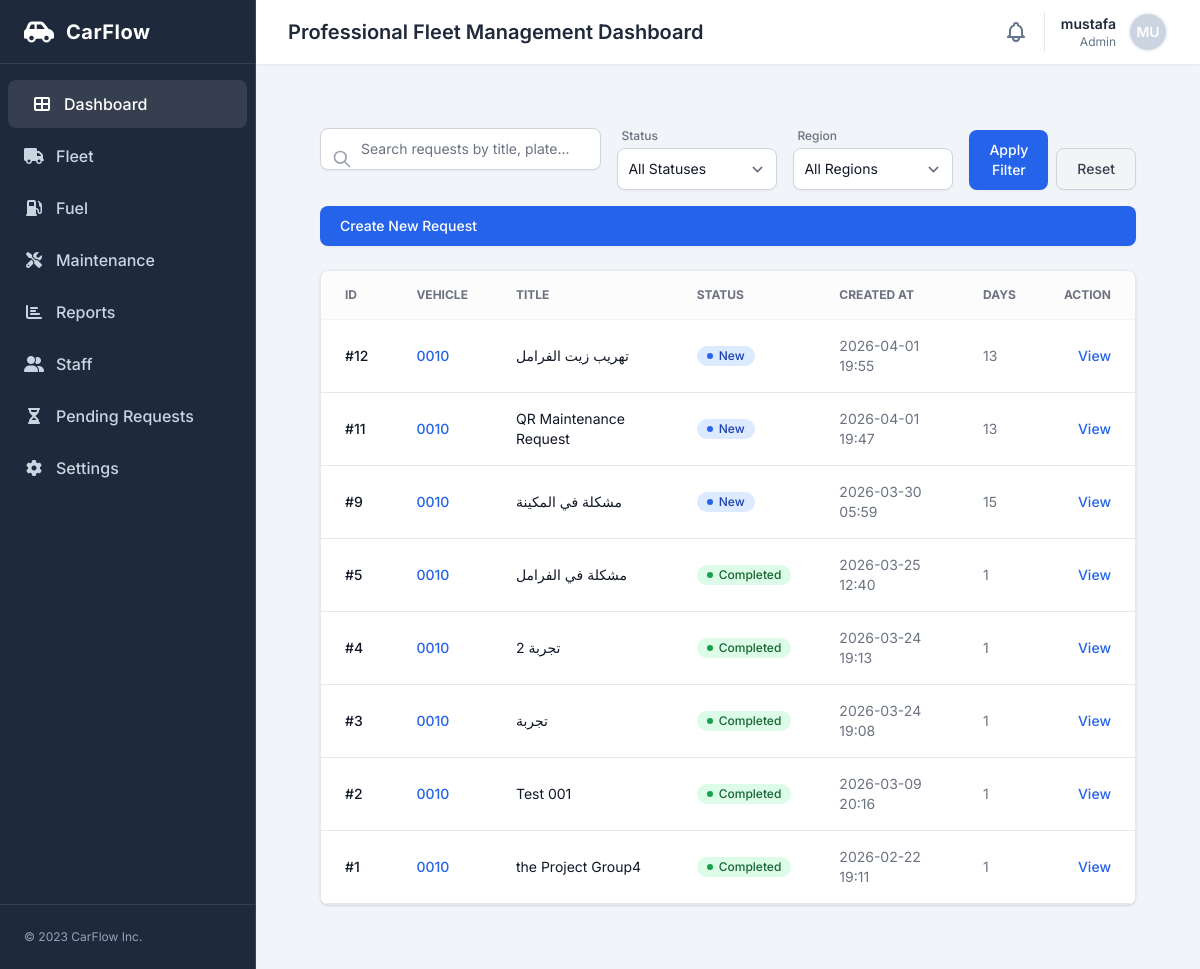
Page /maintenance/requests/ (signed in) on the earlier database version.
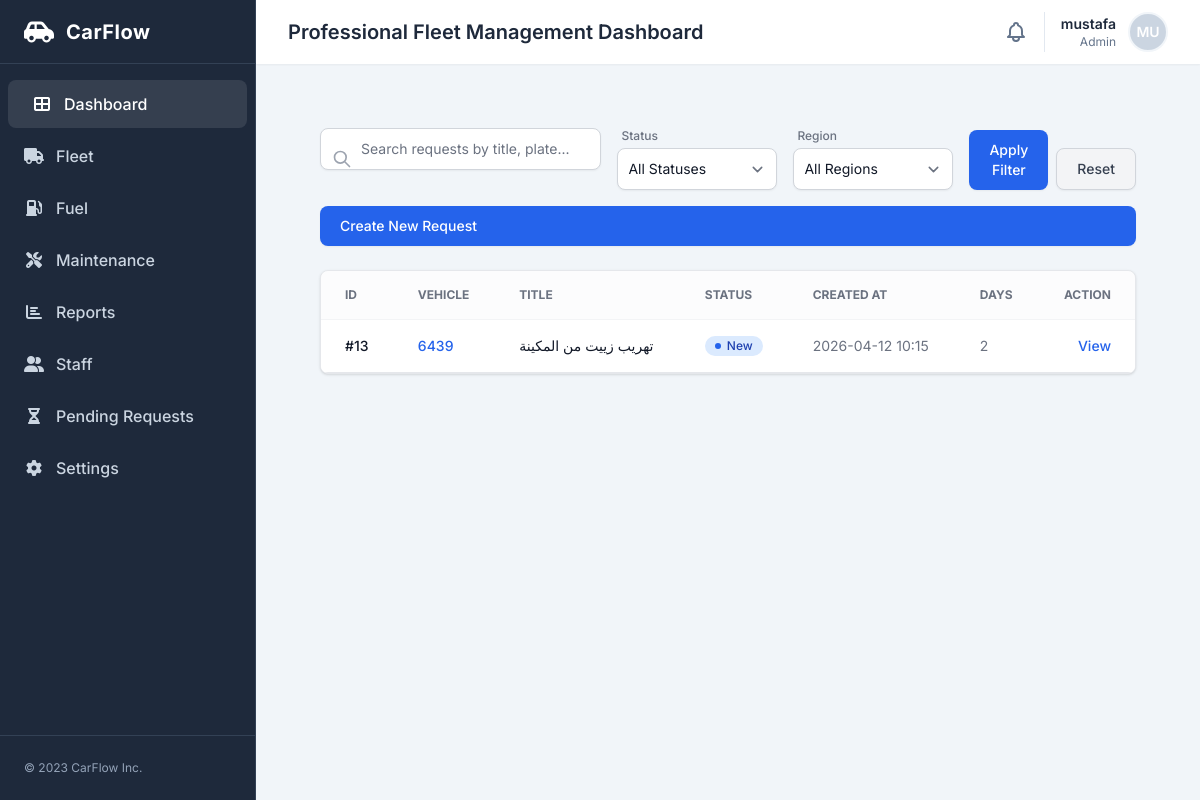
Same page on the later database version.
### maintenance/models.py (models this page shows)
class MaintenanceRequest(models.Model):
    STATUS_CHOICES = [
        ("new", "New"),
        ("approved", "Approved"),
        ("in_progress", "In Progress"),
        ("completed", "Completed"),
    ]
    car = models.ForeignKey(
        "fleet.Car",
        on_delete=models.CASCADE,
        related_name="maintenance_requests"
    )
    title = models.CharField(max_length=200)
    description = models.TextField()
    odometer = models.PositiveIntegerField(default=0)
    status = models.CharField(
        max_length=20,
        choices=STATUS_CHOICES,
        default="new",
        db_index=True,
    )
    created_by = models.ForeignKey(
        settings.AUTH_USER_MODEL,
        on_delete=models.SET_NULL,
        null=True
    )
    created_at = models.DateTimeField(auto_now_add=True)
    updated_at = models.DateTimeField(auto_now=True)
    previous_car_status = models.CharField(
        max_length=20,
        choices=Car.STATUS_CHOICES,
        null=True,
        blank=True,
    )
    completion_comment = models.TextField(blank=True)
    completed_at = models.DateTimeField(null=True, blank=True)

### fleet/models.py (models this page shows, shortened)
class Car(models.Model):
    STATUS_CHOICES = [
        ("available", "Available"),
        ("assigned", "Assigned"),
        ("maintenance", "Maintenance"),
        ("inactive", "Inactive"),
    ]
    VEHICLE_TYPE_CHOICES = [
        ("Sedan", "Sedan"),
        ("Reefer Van", "Chiller Van"),
        ("Reefer Truck", "Reefer Truck"),
        ("Reefer Pickup", "Reefer Pickup"),
    ]
    plate_number = models.CharField(max_length=20, unique=True, db_index=True)
    brand = models.CharField(max_length=100, default='Unknown')
    vehicle_type = models.CharField(max_length=100, choices=VEHICLE_TYPE_CHOICES, verbose_name="Vehicle Type", default="Sedan")
    year = models.PositiveIntegerField()
    vin = models.CharField(max_length=64, blank=True)
    status = models.CharField(
        max_length=20,
        choices=STATUS_CHOICES,
        default="available",
        db_index=True,
    )
    region = models.ForeignKey(
        "accounts.Region",
        on_delete=models.SET_NULL,
        null=True,
        blank=True,
        related_name="cars",
    )
    notes = models.TextField(blank=True)
    current_mileage = models.PositiveIntegerField(default=0, db_index=True)
    qr_token = models.CharField(max_length=128, unique=True, null=True, blank=True, db_index=True)
    qr_enabled = models.BooleanField(default=True, db_index=True)
    qr_code_image = models.ImageField(upload_to="qr_codes/", null=True, blank=True)
    created_at = models.DateTimeField(auto_now_add=True)
    class Meta:
        ordering = ["plate_number"]

### maintenance/views.py (the view)
# urls.py: path("requests/", MaintenanceRequestListView.as_view(), name="request_list"),
class MaintenanceRequestListView(LoginRequiredMixin, ListView):
    model = MaintenanceRequest
    paginate_by = 20
    template_name = "maintenance/request_list.html"
    def get_queryset(self):
        qs = super().get_queryset().order_by("-created_at")
        q = self.request.GET.get("q")
        status = self.request.GET.get("status")
        region = self.request.GET.get("region")
        if q:
            qs = qs.filter(
                Q(title__icontains=q) |
                Q(car__plate_number__icontains=q) |
                Q(description__icontains=q)
            )
        if status:
            qs = qs.filter(status=status)
        if region:
            qs = qs.filter(car__region_id=region)
        return qs
    def get_context_data(self, **kwargs):
        context = super().get_context_data(**kwargs)
        context["regions"] = Region.objects.all()
        requests_with_days = []
        for req in context["object_list"]:
            start_date = req.created_at.date()
            end_date = req.updated_at.date() if req.status == "completed" else timezone.localdate()
            days_count = (end_date - start_date).days + 1
            requests_with_days.append({
                "object": req,
                "days_count": days_count
            })
        context["requests_with_days"] = requests_with_days
        return context

### maintenance/templates/maintenance/request_list.html (shortened to what this page needs)
{% extends "base.html" %}
{% block content %}
<div class="flex-1 overflow-y-auto p-4 sm:p-6 lg:p-8 custom-scrollbar">
  <section class="bg-transparent mb-6">
    <div class="flex flex-col xl:flex-row gap-4 xl:items-end justify-between">
      <form method="get" class="flex flex-col md:flex-row gap-4 flex-1">
        <div class="relative w-full md:w-96">
          <div class="absolute inset-y-0 left-0 flex items-center pl-3 pointer-events-none">
          </div>
          <input class="block w-full p-2.5 pl-10 text-sm text-gray-900 border border-gray-300 rounded-lg bg-white focus:ring-blue-500 focus:border-blue-500 shadow-sm" name="q" value="{{ request.GET.q }}" placeholder="Search requests by title, plate..." type="text">
        </div>
        <div class="relative w-full md:w-auto">
          <div class="flex flex-col">
            <label class="text-xs font-medium text-gray-500 mb-1 ml-1" for="status-filter">Status</label>
            <select class="bg-white border border-gray-300 text-gray-900 text-sm rounded-lg focus:ring-blue-500 focus:border-blue-500 block w-full p-2.5 min-w-[160px] shadow-sm" id="status-filter" name="status">
              <option value="">All Statuses</option>
            </select>
          </div>
        </div>
        <div class="relative w-full md:w-auto">
          <div class="flex flex-col">
            <label class="text-xs font-medium text-gray-500 mb-1 ml-1" for="region-filter">Region</label>
            <select class="bg-white border border-gray-300 text-gray-900 text-sm rounded-lg focus:ring-blue-500 focus:border-blue-500 block w-full p-2.5 min-w-[160px] shadow-sm" id="region-filter" name="region">
              <option value="">All Regions</option>
            </select>
          </div>
        </div>
        <div class="flex items-end gap-2">
          <button type="submit" class="text-white bg-blue-600 hover:bg-blue-700 focus:ring-4 focus:ring-blue-300 font-medium rounded-lg text-sm px-5 py-2.5 focus:outline-none shadow-sm transition-colors">Apply Filter</button>
          <a href="{% url 'maintenance:request_list' %}" class="text-gray-700 bg-gray-100 hover:bg-gray-200 focus:ring-4 focus:ring-gray-300 font-medium rounded-lg text-sm px-5 py-2.5 focus:outline-none shadow-sm transition-colors border border-gray-300 flex items-center justify-center">Reset</a>
        </div>
      </form>
      <a href="{% url 'maintenance:request_create' %}" class="text-white bg-blue-600 hover:bg-blue-700 focus:ring-4 focus:ring-blue-300 font-medium rounded-lg text-sm px-5 py-2.5 focus:outline-none shadow-sm flex-shrink-0">Create New Request</a>
    </div>
  </section>
  <section class="bg-white rounded-lg shadow border border-gray-200 overflow-hidden">
    <div class="overflow-x-auto">
      <table class="w-full text-sm text-left text-gray-500">
        <thead class="text-xs text-gray-500 font-bold bg-gray-50/50 uppercase border-b border-gray-100">
          <tr>
            <th class="px-6 py-4" scope="col">ID</th>
            <th class="px-6 py-4" scope="col">Vehicle</th>
            <th class="px-6 py-4" scope="col">Title</th>
            <th class="px-6 py-4" scope="col">Status</th>
            <th class="px-6 py-4" scope="col">Created At</th>
            <th class="px-6 py-4" scope="col">Days</th>
            <th class="px-6 py-4 text-right" scope="col">Action</th>
          </tr>
        </thead>
        <tbody>
          {% for req_data in requests_with_days %}
          {% with req=req_data.object %}
          <tr class="bg-white border-b hover:bg-gray-50 transition-colors">
            <td class="px-6 py-4 font-medium text-gray-900">#{{ req.pk }}</td>
            <td class="px-6 py-4 font-medium text-blue-600">
                <a href="{% url 'fleet:car_detail' req.car.pk %}">{{ req.car.plate_number }}</a>
            </td>
            <td class="px-6 py-4 text-gray-900">{{ req.title }}</td>
            <td class="px-6 py-4">
              {% if req.status == 'new' %}
              <span class="bg-blue-100 text-blue-800 text-xs font-medium px-2.5 py-0.5 rounded-full flex items-center w-fit gap-1.5"><span class="w-1.5 h-1.5 rounded-full bg-blue-600"></span> New</span>
              {% elif req.status == 'approved' %}
              <span class="bg-indigo-100 text-indigo-800 text-xs font-medium px-2.5 py-0.5 rounded-full flex items-center w-fit gap-1.5"><span class="w-1.5 h-1.5 rounded-full bg-indigo-600"></span> Approved</span>
              {% elif req.status == 'in_progress' %}
              <span class="bg-yellow-100 text-yellow-800 text-xs font-medium px-2.5 py-0.5 rounded-full flex items-center w-fit gap-1.5"><span class="w-1.5 h-1.5 rounded-full bg-yellow-600"></span> In Progress</span>
              {% elif req.status == 'completed' %}
              <span class="bg-green-100 text-green-800 text-xs font-medium px-2.5 py-0.5 rounded-full flex items-center w-fit gap-1.5"><span class="w-1.5 h-1.5 rounded-full bg-green-600"></span> Completed</span>
              {% else %}
              <span class="bg-gray-100 text-gray-800 text-xs font-medium px-2.5 py-0.5 rounded-full flex items-center w-fit gap-1.5"><span class="w-1.5 h-1.5 rounded-full bg-gray-600"></span> {{ req.get_status_display }}</span>
              {% endif %}
            </td>
            <td class="px-6 py-4 text-gray-500">{{ req.created_at|date:"Y-m-d H:i" }}</td>
            <td class="px-6 py-4 text-gray-500">
              {{req_data.days_count}}
            </td>
            <td class="px-6 py-4 text-right">
              <a href="{% url 'maintenance:request_detail' req.pk %}" class="font-medium text-blue-600 hover:underline">View</a>
            </td>
          </tr>
          {% endwith %}
          {% empty %}
          <tr><td class="px-6 py-4 text-center" colspan="7">No maintenance requests found</td></tr>
          {% endfor %}
        </tbody>
      </table>
    </div>
  </section>
</div>
{% endblock %}

### templates/base.html (shortened to what this page needs)
<!DOCTYPE html>
<html lang="en">
<head>
{% load static %}
<script src="https://cdn.tailwindcss.com?plugins=forms,container-queries"></script>
{% if debug %}
<link rel="stylesheet" href="{% static 'css/base.css' %}">
<link rel="stylesheet" href="{% static 'css/layout.css' %}">
{% else %}
<link rel="stylesheet" href="{% static 'css/base.min.css' %}">
<link rel="stylesheet" href="{% static 'css/layout.min.css' %}">
{% endif %}
<link rel="stylesheet" href="https://cdnjs.cloudflare.com/ajax/libs/font-awesome/6.4.0/css/all.min.css">
</head>
<body class="flex h-[100dvh] md:h-screen overflow-hidden bg-main bg-slate-100">
{% include "partials/sidebar.html" %}
<div class="flex-1 flex flex-col h-full overflow-hidden">
{% include "partials/navbar.html" %}
<main class="flex-1 overflow-x-hidden overflow-y-auto bg-main p-4 sm:p-6 lg:p-8">
{% block content %}{% endblock %}
</main>
</div>
</body>
</html>

### templates/partials/sidebar.html
<aside id="sidebar" class="w-64 flex-shrink-0 bg-sidebar text-white flex flex-col transition-all duration-300 border-r border-slate-700 md:relative fixed inset-y-0 left-0 z-40 transform -translate-x-full md:translate-x-0">
<div class="h-16 flex items-center px-6 border-b border-slate-700"><div class="flex items-center text-white">
<i class="fas fa-car-side text-2xl mr-3"></i>
<span class="text-[20px] font-bold tracking-wide text-white">CarFlow</span>
</div></div>
<nav class="flex-1 overflow-y-auto py-4">
<ul class="space-y-1">
<li>
<a class="flex items-center px-6 py-[12px] bg-white/10 rounded-lg mx-2 text-white transition-colors" href="{% url 'home' %}">
<i class="fas fa-th-large w-5 mr-3 text-center"></i>
<span class="font-medium">Dashboard</span>
</a>
</li>
<li>
<a class="flex items-center px-6 py-[12px] text-slate-300 hover:bg-slate-800 hover:text-white transition-colors" href="{% url 'fleet:car_list' %}">
<i class="fas fa-truck w-5 mr-3 text-center"></i>
<span class="font-medium">Fleet</span>
</a>
</li>
<li>
<a class="flex items-center px-6 py-[12px] text-slate-300 hover:bg-slate-800 hover:text-white transition-colors" href="{% url 'fuel:dashboard' %}">
<i class="fas fa-gas-pump w-5 mr-3 text-center"></i>
<span class="font-medium">Fuel</span>
</a>
</li>
<li>
<a class="flex items-center px-6 py-[12px] text-slate-300 hover:bg-slate-800 hover:text-white transition-colors" href="{% url 'maintenance:request_list' %}">
<i class="fas fa-tools w-5 mr-3 text-center"></i>
<span class="font-medium">Maintenance</span>
</a>
</li>
<li>
<a class="flex items-center px-6 py-[12px] text-slate-300 hover:bg-slate-800 hover:text-white transition-colors" href="{% url 'reports:dashboard' %}">
<i class="fas fa-chart-bar w-5 mr-3 text-center"></i>
<span class="font-medium">Reports</span>
</a>
</li>
<li>
<a class="flex items-center px-6 py-[12px] text-slate-300 hover:bg-slate-800 hover:text-white transition-colors" href="{% url 'staff:list' %}">
<i class="fas fa-user-friends w-5 mr-3 text-center"></i>
<span class="font-medium">Staff</span>
</a>
</li>
<li>
<a class="flex items-center px-6 py-[12px] text-slate-300 hover:bg-slate-800 hover:text-white transition-colors" href="{% url 'pending_requests:request_list' %}">
<i class="fas fa-hourglass-half w-5 mr-3 text-center"></i>
<span class="font-medium">Pending Requests</span>
</a>
</li>
<li>
<a class="flex items-center px-6 py-[12px] text-slate-300 hover:bg-slate-800 hover:text-white transition-colors" href="{% url 'accounts:settings' %}">
<i class="fas fa-cog w-5 mr-3 text-center"></i>
<span class="font-medium">Settings</span>
</a>
</li>
</ul>
</nav>
<div class="p-6 border-t border-slate-700">
<p class="text-xs text-slate-400">© 2023 CarFlow Inc.</p>
</div>
</aside>

### templates/partials/navbar.html (shortened to what this page needs)
<header class="h-16 flex items-center justify-between px-4 sm:px-6 lg:px-8 bg-white shadow-sm z-10">
<div class="flex items-center gap-3">
<h1 class="text-base sm:text-xl font-semibold text-slate-800 truncate max-w-[60vw] md:max-w-none">Professional Fleet Management Dashboard</h1>
</div>
<div class="flex items-center space-x-4">
<button class="text-slate-500 hover:text-slate-700 focus:outline-none">
</button>
<div class="flex items-center gap-3 border-l border-slate-200 pl-4 relative">
    <button id="user-menu-btn" class="flex items-center gap-3 focus:outline-none">
        <div class="text-right hidden sm:block">
            <p class="text-sm font-semibold text-slate-800">
                {% if request.user.is_authenticated %}
                    {{ request.user.get_full_name|default:request.user.username }}
                {% else %}
                    Guest
                {% endif %}
            </p>
            <p class="text-xs text-slate-500">
                {% if request.user.is_authenticated and request.user.groups.first %}
                    {{ request.user.groups.first.name }}
                {% elif request.user.is_authenticated %}
                    User
                {% else %}
                    Guest
                {% endif %}
            </p>
        </div>
        <div class="h-10 w-10 rounded-full bg-slate-300 flex items-center justify-center text-white font-semibold text-sm border-2 border-slate-100">
            {% if request.user.is_authenticated %}
                {{ request.user.username|slice:":2"|upper }}
            {% else %}
                GU
            {% endif %}
        </div>
    </button>
</div>
</header>

### templates/base.html (style rules this page uses)
body { font-family:'Inter',sans-serif;background-color:#f3f4f6 }

Differences in the rows shown:
removed MaintenanceRequest: object.pk "12", object.car.plate_number "0010", object "تهريب زيت الفرامل", status "new" (drawn), object.created_at "2026-04-01 19:55", days_count "13"
removed MaintenanceRequest: object.pk "11", object.car.plate_number "0010", object "QR Maintenance Request", status "new" (drawn), object.created_at "2026-04-01 19:47", days_count "13"
removed MaintenanceRequest: object.pk "9", object.car.plate_number "0010", object "مشكلة في المكينة", status "new" (drawn), object.created_at "2026-03-30 05:59", days_count "15"
removed MaintenanceRequest: object.pk "5", object.car.plate_number "0010", object "مشكلة في الفرامل", status "completed" (drawn), object.created_at "2026-03-25 12:40", days_count "1"
removed MaintenanceRequest: object.pk "4", object.car.plate_number "0010", object "تجربة 2", status "completed" (drawn), object.created_at "2026-03-24 19:13", days_count "1"
removed MaintenanceRequest: object.pk "3", object.car.plate_number "0010", object "تجربة", status "completed" (drawn), object.created_at "2026-03-24 19:08", days_count "1"
removed MaintenanceRequest: object.pk "2", object.car.plate_number "0010", object "Test 001", status "completed" (drawn), object.created_at "2026-03-09 20:16", days_count "1"
removed MaintenanceRequest: object.pk "1", object.car.plate_number "0010", object "the Project Group4", status "completed" (drawn), object.created_at "2026-02-22 19:11", days_count "1"
added MaintenanceRequest: object.pk "13", object.car.plate_number "6439", object "تهريب زييت من المكينة", status "new" (drawn), object.created_at "2026-04-12 10:15", days_count "2"
